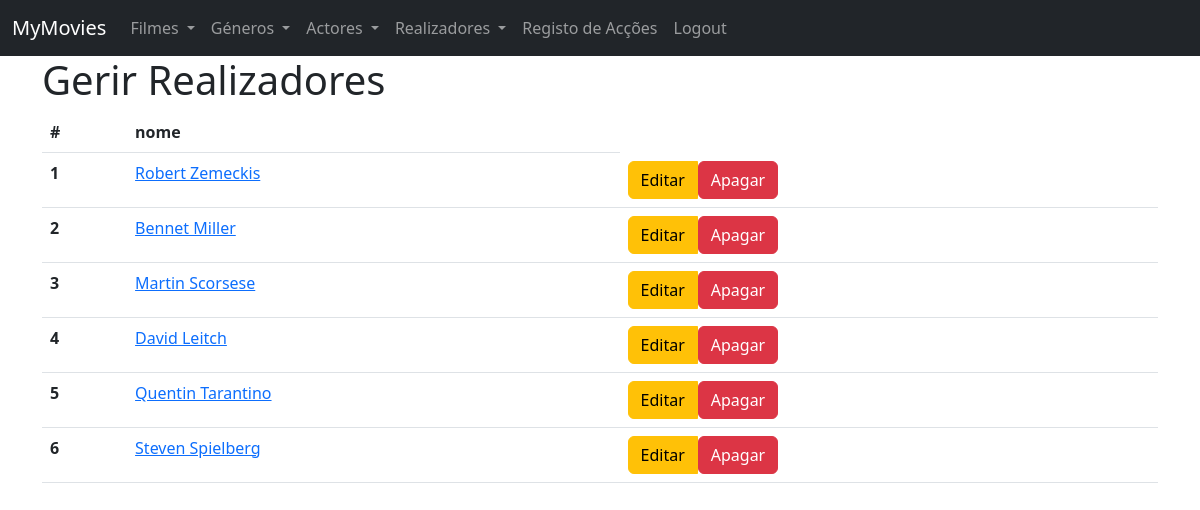
/admin/realizadores (signed in), run on the app's committed database.
### tables this page shows
CREATE TABLE director (
    id BIGINT UNSIGNED NOT NULL AUTO_INCREMENT,
    name VARCHAR(255) NOT NULL,
    PRIMARY KEY (id)
);

### routes.php (called while the page is built, shortened)
<?php
$router->get('', function () {
    require 'controllers/menu.php';
});
$router->get('filmes', function () {
    require 'controllers/movies/movies.list.php';
});
$router->get('filmes/(\d+)', function ($id) {
    require "controllers/movies/movies.show.php";
});
$router->post('filmes', function () {
    require 'controllers/movies/movies.add.php';
});
$router->get('atores', function () {
    require 'controllers/actors/actors.list.php';
});
$router->get('atores/(\d+)', function ($id) {
    require "controllers/actors/actors.show.php";
});
$router->post('atores', function () {
    require 'controllers/actors/actors.add.php';
});
$router->get('generos', function () {
    require 'controllers/genres/genres.list.php';
});
$router->get('generos/(\d+)', function ($id) {
    require 'controllers/genres/genres.show.php';
});
$router->post('generos', function () {
    require 'controllers/genres/genres.add.php';
});
$router->get('realizadores', function () {
    require 'controllers/directors/directors.list.php';
});
$router->get('realizadores/(\d+)', function ($id) {
    require 'controllers/directors/directors.show.php';
});
$router->post('realizadores', function () {
    require 'controllers/directors/directors.add.php';
});
$router->get('admin/filmes', function () {
    require 'controllers/admin/movies.index.php';
});
$router->patch('filmes/(\d+)', function ($id) {
    require "controllers/admin/filmes.edit.php";
});
$router->get('admin/generos', function () {
    require 'controllers/admin/genres.index.php';
});
$router->patch('generos/(\d+)', function ($id) {
    require "controllers/admin/genres.edit.php";
});
$router->get('admin/atores', function () {
    require 'controllers/admin/actors.index.php';
});
$router->patch('atores/(\d+)', function ($id) {
    require "controllers/admin/actors.edit.php";
});
$router->get('admin/realizadores', function () {
    require 'controllers/admin/directors.index.php';
});

### index.php (called while the page is built, shortened)
<?php
$router = Router::setFromFile('routes.php');
preg_match('/^([^:\/]+[s]?):\/\/([^\/]*)\/(.*)$/', Config::APPURL, $matches);
if (!isset($matches[3])) {
    $realURI = trim($_SERVER['REQUEST_URI'], '/');
} else {
    $baseConfigURL = $matches[3];
    $realURI = substr(trim($_SERVER['REQUEST_URI'], '/'), strlen($baseConfigURL) + 1);
}
try {
    $router->direct(
        $realURI,
        isset($_POST['_method']) ? $_POST['_method'] : $_SERVER['REQUEST_METHOD']
    );
} catch (Exception $e) {
    header('HTTP/1.1 404 Not Found', true, 404);
    echo "404 Not Found";
}
function route($uri)
{
    return Config::APPURL . '/' . $uri;
}

### src/Database/QueryBuilder.php (called while the page is built, shortened)
<?php
class QueryBuilder
{
    public function __construct(PDO $pdo)
    {
        $this->pdo = $pdo;
    }
    public function getAll($table, $class = "StdClass")
    {
        $stmt = $this->pdo->prepare("SELECT * FROM $table");
        $stmt->execute();
        return $stmt->fetchAll(PDO::FETCH_CLASS, $class);
    }
}

### views/admin/directors.index.php (the view, shortened to what this page needs)
<!DOCTYPE html>
<html lang="en">
<head>
    <link href="https://cdn.jsdelivr.net/npm/bootstrap@5.2.2/dist/css/bootstrap.min.css" rel="stylesheet">
</head>
<body>
    <?php require 'views/navbar.php'; ?>
    <div class="container">
        <h1>Gerir Realizadores</h1>
        <table class="table">
            <thead>
                <tr>
                    <th scope="col">#</th>
                    <th scope="col">nome</th>
                </tr>
            </thead>
            <tbody>
                <?php foreach ($directors as $director) : ?>
                    <tr>
                        <th scope="row"><?php echo $director->id; ?></th>
                        <td> <a href="<?php echo route('realizadores/' . $director->id); ?>">
                                <?php echo $director->name; ?> </a>
                        </td>
                        <td>
                            <div class="btn-group" role="group" >
                                <a class="btn btn-warning" href="<?php echo route('admin/realizadores/' . $director->id . '/editar'); ?>" role="button">Editar</a>
                                <form action="<?php echo route('admin/realizadores/' . $director->id); ?>" method="POST">
                                    <button type="submit" class="btn btn-danger">Apagar</button>
                                </form>
                            </div>
                        </td>
                    </tr>
                <?php endforeach ?>
            </tbody>
        </table>
    </div>
</body>
</html>

### src/Router.php (shortened to what this page needs)
<?php
class Router
{
    protected $routes = [];
    public function get($uri, $callback)
    {
        $this->routes['GET'][$uri] = $callback;
    }
    public function post($uri, $callback)
    {
        $this->routes['POST'][$uri] = $callback;
    }
    public function delete($uri, $callback)
    {
        $this->routes['DELETE'][$uri] = $callback;
    }
    public function patch($uri, $callback)
    {
        $this->routes['PATCH'][$uri] = $callback;
    }
    public function direct($uri, $method)
    {
        if (!empty($this->routes[$method])) {
            foreach ($this->routes[$method] as $route => $callback) {
                $route = '/^' . str_replace('/', '\/', $route) . '$/';
                if (preg_match($route, $uri, $params)) {
                    array_shift($params);
                    return call_user_func_array($callback, array_values($params));
                }
            }
        }
        throw new Exception('No route found');
    }
}

### data on the page
director: id "1", name "Robert Zemeckis"
director: id "2", name "Bennet Miller"
director: id "3", name "Martin Scorsese"
director: id "4", name "David Leitch"
director: id "5", name "Quentin Tarantino"
director: id "6", name "Steven Spielberg"
